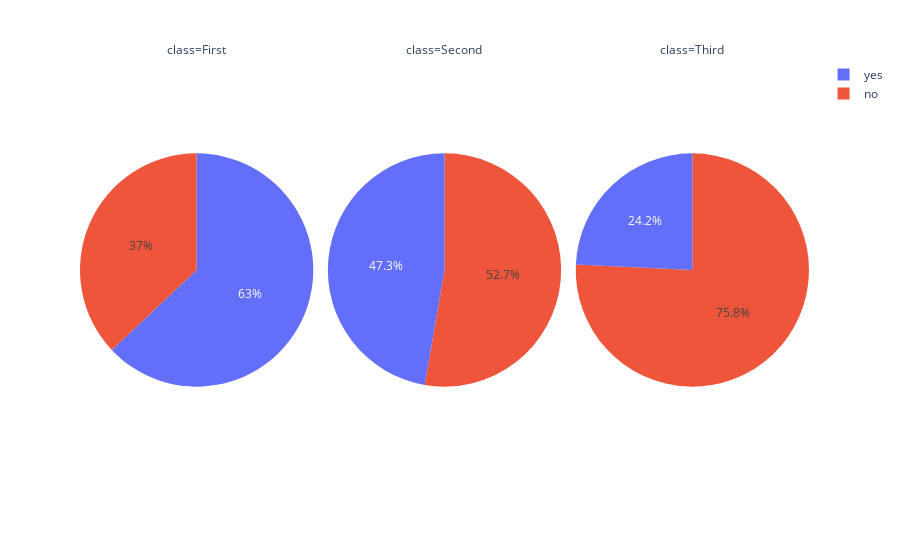

The code cell stored with this chart in its notebook:
### Code cell
px.pie(data_frame=dff, names='alive', values='freq', facet_col='class')

### Figure 1 — Plotly figure (JSON) as saved in the notebook; plotly's stock layout.template omitted (floating-point values rounded to 4 significant figures)
{"data": [{"domain": {"x": [0, 0.32], "y": [0, 1]}, "hovertemplate": "class=First<br>alive=%{label}<br>freq=%{value}<extra></extra>", "labels": ["no", "yes"], "legendgroup": "", "name": "", "showlegend": true, "type": "pie", "values": [80, 136]}, {"domain": {"x": [0.34, 0.66], "y": [0, 1]}, "hovertemplate": "class=Second<br>alive=%{label}<br>freq=%{value}<extra></extra>", "labels": ["no", "yes"], "legendgroup": "", "name": "", "showlegend": true, "type": "pie", "values": [97, 87]}, {"domain": {"x": [0.68, 1.0], "y": [0, 1]}, "hovertemplate": "class=Third<br>alive=%{label}<br>freq=%{value}<extra></extra>", "labels": ["no", "yes"], "legendgroup": "", "name": "", "showlegend": true, "type": "pie", "values": [372, 119]}], "layout": {"annotations": [{"font": {}, "showarrow": false, "text": "class=First", "x": 0.16, "xanchor": "center", "xref": "paper", "y": 1, "yanchor": "bottom", "yref": "paper"}, {"font": {}, "showarrow": false, "text": "class=Second", "x": 0.5, "xanchor": "center", "xref": "paper", "y": 1, "yanchor": "bottom", "yref": "paper"}, {"font": {}, "showarrow": false, "text": "class=Third", "x": 0.84, "xanchor": "center", "xref": "paper", "y": 1, "yanchor": "bottom", "yref": "paper"}], "autosize": true, "legend": {"tracegroupgap": 0}, "margin": {"t": 60}}}
